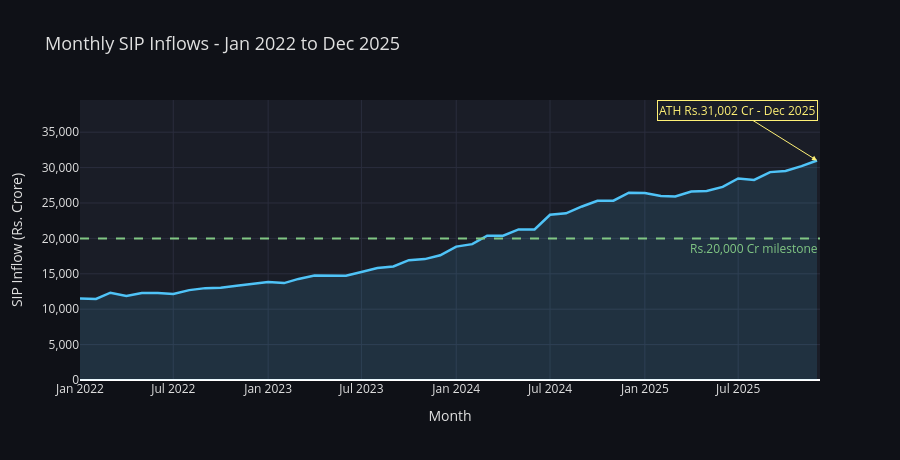

Here is the notebook cell this chart was saved with:
### Markdown cell above
---
## 3. SIP Inflow Time-Series (Jan 2022 – Dec 2025)

Monthly SIP inflows have grown from ₹11,517 Cr in Jan 2022 to an all-time high of **₹31,002 Cr in December 2025** — a 169% increase in just 4 years, showing India's maturing investor culture.

### Code cell
sip_df["date"] = pd.to_datetime(sip_df["month"]).dt.strftime("%Y-%m-%d")

fig = go.Figure()

fig.add_trace(go.Scatter(
    x=sip_df["date"], y=sip_df["sip_inflow_crore"],
    mode="lines", fill="tozeroy",
    fillcolor="rgba(79,195,247,0.12)",
    line=dict(color="#4fc3f7", width=2.5),
    name="SIP Inflow",
    hovertemplate="%{x}<br>Rs.%{y:,} Cr<extra></extra>"
))

ath_idx  = sip_df["sip_inflow_crore"].idxmax()
ath_date = sip_df.loc[ath_idx, "date"]
ath_val  = sip_df["sip_inflow_crore"].max()

fig.add_annotation(
    x=ath_date, y=ath_val,
    text=f"ATH Rs.{ath_val:,} Cr - Dec 2025",
    showarrow=True, arrowhead=2, arrowcolor="#fff176",
    font=dict(color="#fff176", size=12),
    bgcolor="#1a1d27", bordercolor="#fff176", borderwidth=1,
    ax=-80, ay=-50
)

fig.add_hline(y=20000, line_dash="dash", line_color="#81c784",
              annotation_text="Rs.20,000 Cr milestone",
              annotation_font_color="#81c784", annotation_position="bottom right")

fig.update_layout(
    title=dict(text="Monthly SIP Inflows - Jan 2022 to Dec 2025",
               font=dict(size=18, color="#e0e0e0")),
    paper_bgcolor="#0f1117", plot_bgcolor="#1a1d27",
    font=dict(color="#e0e0e0"),
    xaxis=dict(title="Month", gridcolor="#2a2d3d"),
    yaxis=dict(title="SIP Inflow (Rs. Crore)", gridcolor="#2a2d3d",
               tickformat=","),
    hovermode="x unified", height=460,
)
fig.write_image(f"{CHART_DIR}/03_sip_inflows.png", scale=2)
fig.show()
print("Chart 3 saved")

### Figure 1 — Plotly figure (JSON) as saved in the notebook; plotly's stock layout.template omitted (floating-point values rounded to 4 significant figures)
{"data": [{"fill": "tozeroy", "fillcolor": "rgba(79,195,247,0.12)", "hovertemplate": "%{x}<br>Rs.%{y:,} Cr<extra></extra>", "line": {"color": "#4fc3f7", "width": 2.5}, "mode": "lines", "name": "SIP Inflow", "type": "scatter", "x": ["2022-01-01", "2022-02-01", "2022-03-01", "2022-04-01", "2022-05-01", "2022-06-01", "2022-07-01", "2022-08-01", "2022-09-01", "2022-10-01", "2022-11-01", "2022-12-01", "2023-01-01", "2023-02-01", "2023-03-01", "2023-04-01", "2023-05-01", "2023-06-01", "2023-07-01", "2023-08-01", "2023-09-01", "2023-10-01", "2023-11-01", "2023-12-01", "2024-01-01", "2024-02-01", "2024-03-01", "2024-04-01", "2024-05-01", "2024-06-01", "2024-07-01", "2024-08-01", "2024-09-01", "2024-10-01", "2024-11-01", "2024-12-01", "2025-01-01", "2025-02-01", "2025-03-01", "2025-04-01", "2025-05-01", "2025-06-01", "2025-07-01", "2025-08-01", "2025-09-01", "2025-10-01", "2025-11-01", "2025-12-01"], "y": [11517, 11438, 12328, 11863, 12286, 12276, 12140, 12694, 12976, 13040, 13306, 13573, 13856, 13687, 14276, 14749, 14749, 14734, 15245, 15814, 16042, 16928, 17073, 17610, 18838, 19187, 20371, 20371, 21262, 21262, 23332, 23547, 24509, 25323, 25320, 26459, 26400, 25999, 25926, 26632, 26688, 27274, 28464, 28265, 29361, 29529, 30200, 31002]}], "layout": {"annotations": [{"arrowcolor": "#fff176", "arrowhead": 2, "ax": -80, "ay": -50, "bgcolor": "#1a1d27", "bordercolor": "#fff176", "borderwidth": 1, "font": {"color": "#fff176", "size": 12}, "showarrow": true, "text": "ATH Rs.31,002 Cr - Dec 2025", "x": "2025-12-01", "y": 31002}, {"font": {"color": "#81c784"}, "showarrow": false, "text": "Rs.20,000 Cr milestone", "x": 1, "xanchor": "right", "xref": "x domain", "y": 20000, "yanchor": "top", "yref": "y"}], "font": {"color": "#e0e0e0"}, "height": 460, "hovermode": "x unified", "paper_bgcolor": "#0f1117", "plot_bgcolor": "#1a1d27", "shapes": [{"line": {"color": "#81c784", "dash": "dash"}, "type": "line", "x0": 0, "x1": 1, "xref": "x domain", "y0": 20000, "y1": 20000, "yref": "y"}], "title": {"font": {"color": "#e0e0e0", "size": 18}, "text": "Monthly SIP Inflows - Jan 2022 to Dec 2025"}, "xaxis": {"gridcolor": "#2a2d3d", "title": {"text": "Month"}}, "yaxis": {"gridcolor": "#2a2d3d", "tickformat": ",", "title": {"text": "SIP Inflow (Rs. Crore)"}}}}
